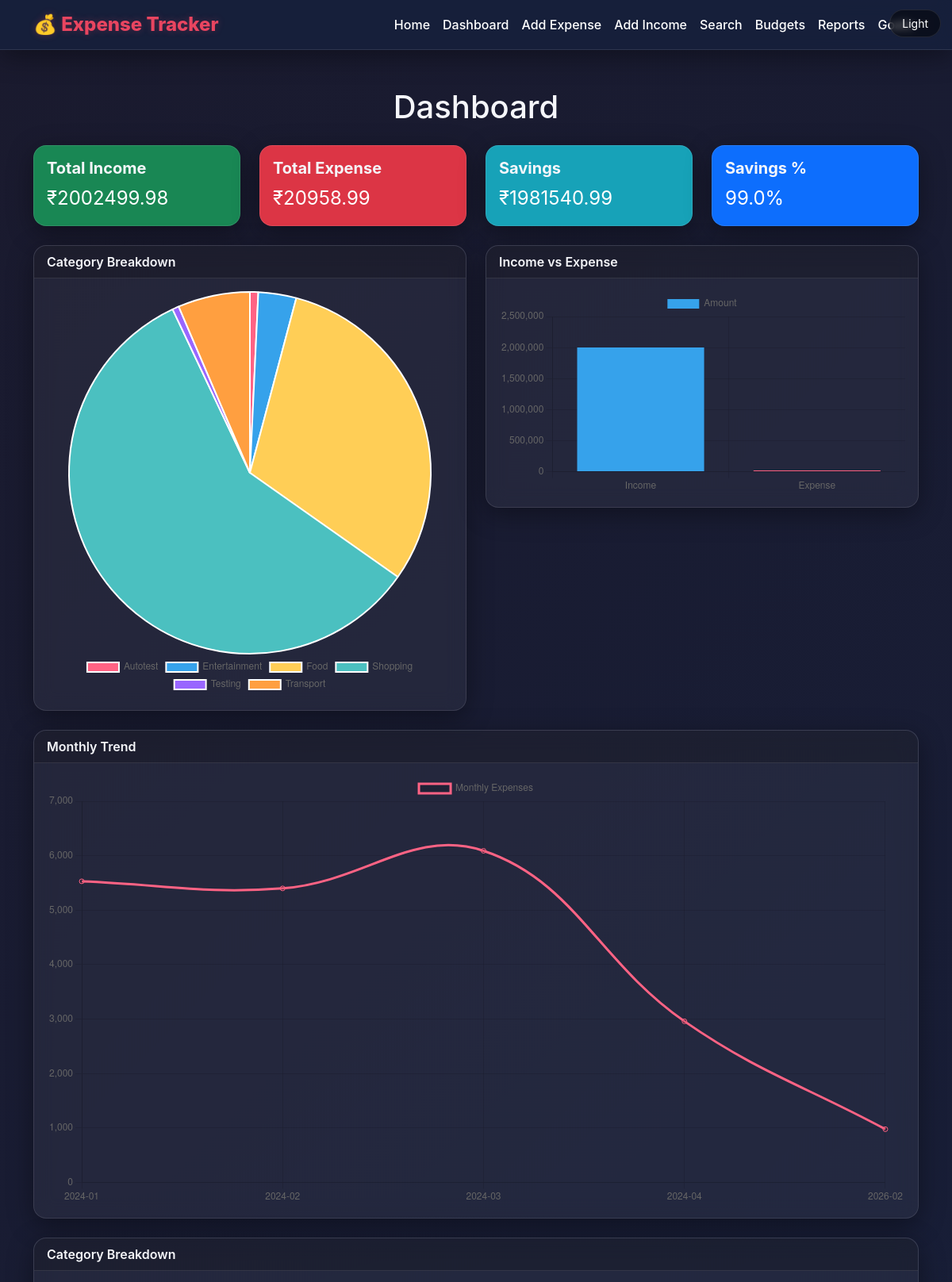
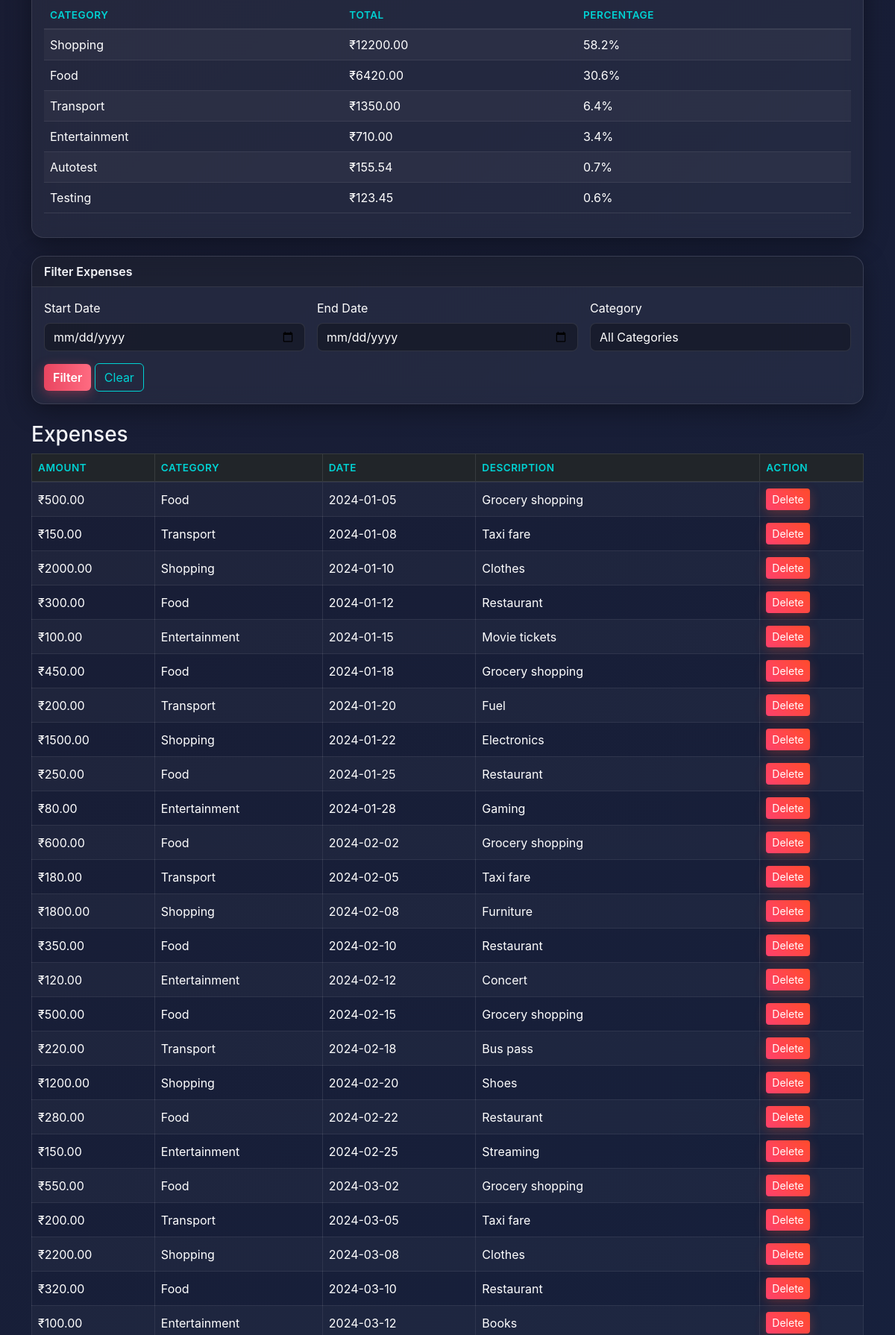
The page / (upper part) on the database its author committed (2 pictures, top to bottom).
### tables this page shows
CREATE TABLE expenses (
    id INTEGER PRIMARY KEY AUTOINCREMENT,
    amount REAL,
    category TEXT,
    date TEXT,
    description TEXT
);

### app.py (the view)
@app.route("/")
def dashboard():
    conn = connect_db()
    cursor = conn.cursor()
    start_date = request.args.get('start_date', '')
    end_date = request.args.get('end_date', '')
    category_filter = request.args.get('category', '')
    expense_query = "SELECT * FROM expenses WHERE 1=1"
    params = []
    if start_date:
        expense_query += " AND date >= ?"
        params.append(start_date)
    if end_date:
        expense_query += " AND date <= ?"
        params.append(end_date)
    if category_filter:
        expense_query += " AND category = ?"
        params.append(category_filter)
    cursor.execute(expense_query, params)
    expenses = cursor.fetchall()
    cursor.execute("SELECT DISTINCT category FROM expenses ORDER BY category")
    categories = [row[0] for row in cursor.fetchall()]
    total_query = "SELECT SUM(amount) FROM expenses WHERE 1=1"
    if start_date or end_date or category_filter:
        cursor.execute(total_query + (" AND date >= ?" if start_date else "") + (" AND date <= ?" if end_date else "") + (" AND category = ?" if category_filter else ""), params)
    else:
        cursor.execute("SELECT SUM(amount) FROM expenses")
    total_expense = cursor.fetchone()[0] or 0
    cursor.execute("SELECT SUM(amount) FROM income")
    total_income = cursor.fetchone()[0] or 0
    cursor.execute("SELECT category, SUM(amount) as total FROM expenses GROUP BY category ORDER BY total DESC")
    category_breakdown = cursor.fetchall()
    savings = total_income - total_expense
    conn.close()
    return render_template(
        "dashboard.html",
        expenses=expenses,
        total_expense=total_expense,
        total_income=total_income,
        savings=savings,
        categories=categories,
        category_breakdown=category_breakdown,
        start_date=start_date,
        end_date=end_date
    )

### app.py (called while the page is built)
def connect_db():
    conn = sqlite3.connect("database.db", timeout=5)
    conn.row_factory = sqlite3.Row
    return conn

### templates/dashboard.html (shortened to what this page needs)
<!DOCTYPE html>
<html>
<head>
    <link href="https://cdn.jsdelivr.net/npm/bootstrap@5.3.0/dist/css/bootstrap.min.css" rel="stylesheet">
    <link rel="stylesheet" href="{{ url_for('static', filename='css/dark.css') }}">
</head>
<body>
    <nav class="navbar navbar-expand-lg navbar-dark bg-dark">
        <div class="container">
            <a class="navbar-brand" href="/">💰 Expense Tracker</a>
            <div class="collapse navbar-collapse" id="navbarNav">
                <ul class="navbar-nav ms-auto">
                    <li class="nav-item"><a class="nav-link" href="/home">Home</a></li>
                    <li class="nav-item"><a class="nav-link" href="/">Dashboard</a></li>
                    <li class="nav-item"><a class="nav-link" href="/add_expense">Add Expense</a></li>
                    <li class="nav-item"><a class="nav-link" href="/add_income">Add Income</a></li>
                    <li class="nav-item"><a class="nav-link" href="/search">Search</a></li>
                    <li class="nav-item"><a class="nav-link" href="/budgets">Budgets</a></li>
                    <li class="nav-item"><a class="nav-link" href="/reports">Reports</a></li>
                    <li class="nav-item"><a class="nav-link" href="/savings_goals">Goals</a></li>
                </ul>
            </div>
        </div>
    </nav>
    <div class="container mt-5">
        <h1 class="text-center mb-4">Dashboard</h1>
        <div class="row mb-4">
            <div class="col-md-3">
                <div class="card text-white bg-success">
                    <div class="card-body">
                        <h5 class="card-title">Total Income</h5>
                        <p class="card-text fs-4">₹{{ "%.2f"|format(total_income) }}</p>
                    </div>
                </div>
            </div>
            <div class="col-md-3">
                <div class="card text-white bg-danger">
                    <div class="card-body">
                        <h5 class="card-title">Total Expense</h5>
                        <p class="card-text fs-4">₹{{ "%.2f"|format(total_expense) }}</p>
                    </div>
                </div>
            </div>
            <div class="col-md-3">
                <div class="card text-white" style="background-color: #17a2b8;">
                    <div class="card-body">
                        <h5 class="card-title">Savings</h5>
                        <p class="card-text fs-4">₹{{ "%.2f"|format(savings) }}</p>
                    </div>
                </div>
            </div>
            <div class="col-md-3">
                <div class="card text-white bg-primary">
                    <div class="card-body">
                        <h5 class="card-title">Savings %</h5>
                        <p class="card-text fs-4">{{ "%.1f"|format((savings/total_income*100) if total_income > 0 else
                            0) }}%</p>
                    </div>
                </div>
            </div>
        </div>
        <div class="row mb-4">
            <div class="col-md-6">
                <div class="card">
                    <div class="card-header">Category Breakdown</div>
                    <div class="card-body">
                        <canvas id="categoryChart"></canvas>
                    </div>
                </div>
            </div>
            <div class="col-md-6">
                <div class="card">
                    <div class="card-header">Income vs Expense</div>
                    <div class="card-body">
                        <canvas id="incomeExpenseChart"></canvas>
                    </div>
                </div>
            </div>
        </div>
        <div class="row mb-4">
            <div class="col-md-12">
                <div class="card">
                    <div class="card-header">Monthly Trend</div>
                    <div class="card-body">
                        <canvas id="trendChart"></canvas>
                    </div>
                </div>
            </div>
        </div>
        <div class="row mb-4">
            <div class="col-md-12">
                <div class="card">
                    <div class="card-header">Category Breakdown</div>
                    <div class="card-body">
                        <table class="table table-striped">
                            <thead>
                                <tr>
                                    <th>Category</th>
                                    <th>Total</th>
                                    <th>Percentage</th>
                                </tr>
                            </thead>
                            <tbody>
                                {% for category in category_breakdown %}
                                <tr>
                                    <td>{{ category[0] }}</td>
                                    <td>₹{{ "%.2f"|format(category[1]) }}</td>
                                    <td>{{ "%.1f"|format((category[1]/total_expense*100) if total_expense > 0 else 0)
                                        }}%</td>
                                </tr>
                                {% endfor %}
                            </tbody>
                        </table>
                    </div>
                </div>
            </div>
        </div>
        <div class="row mb-4">
            <div class="col-md-12">
                <div class="card">
                    <div class="card-header">Filter Expenses</div>
                    <div class="card-body">
                        <form method="GET" class="row g-3">
                            <div class="col-md-4">
                                <label class="form-label">Start Date</label>
                                <input type="date" name="start_date" class="form-control" value="{{ start_date }}">
                            </div>
                            <div class="col-md-4">
                                <label class="form-label">End Date</label>
                                <input type="date" name="end_date" class="form-control" value="{{ end_date }}">
                            </div>
                            <div class="col-md-4">
                                <label class="form-label">Category</label>
                                <select name="category" class="form-select">
                                    <option value="">All Categories</option>
                                </select>
                            </div>
                            <div class="col-md-12">
                                <button type="submit" class="btn btn-primary">Filter</button>
                                <a href="/" class="btn btn-secondary">Clear</a>
                            </div>
                        </form>
                    </div>
                </div>
            </div>
        </div>
        <h3 class="mt-4">Expenses</h3>
        <div class="table-responsive">
            <table class="table table-striped table-bordered">
                <thead class="table-dark">
                    <tr>
                        <th>Amount</th>
                        <th>Category</th>
                        <th>Date</th>
                        <th>Description</th>
                        <th>Action</th>
                    </tr>
                </thead>
                <tbody>
                    {% for expense in expenses %}
                    <tr>
                        <td>₹{{ "%.2f"|format(expense[1]) }}</td>
                        <td>{{ expense[2] }}</td>
                        <td>{{ expense[3] }}</td>
                        <td>{{ expense[4] }}</td>
                        <td>
                            <form method="POST" action="/delete_expense/{{ expense[0] }}" style="display:inline;">
                                <button type="submit" class="btn btn-sm btn-danger"
                                    onclick="return confirm('Delete?')">Delete</button>
                            </form>
                        </td>
                    </tr>
                    {% endfor %}
                </tbody>
            </table>
        </div>
    </div>
    <script>
        // Fetch chart data
        fetch('/api/chart_data')
            .then(response => response.json())
            .then(data => {
                // Category Pie Chart
                new Chart(document.getElementById('categoryChart'), {
                    type: 'pie',
                    data: {
                        labels: data.categories,
                        datasets: [{
                            data: data.category_amounts,
                            backgroundColor: ['#FF6384', '#36A2EB', '#FFCE56', '#4BC0C0', '#9966FF', '#FF9F40']
                        }]
                    },
                    options: {
                        responsive: true,
                        plugins: {
                            legend: { position: 'bottom' }
                        }
                    }
                });
                // Income vs Expense Bar Chart
                new Chart(document.getElementById('incomeExpenseChart'), {
                    type: 'bar',
                    data: {
                        labels: ['Income', 'Expense'],
                        datasets: [{
                            label: 'Amount',
                            data: [data.income, data.expense],
                            backgroundColor: ['#36A2EB', '#FF6384']
                        }]
                    },
                    options: {
                        responsive: true,
                        scales: {
                            y: { beginAtZero: true }
                        }
                    }
                });
                // Monthly Trend Line Chart
                new Chart(document.getElementById('trendChart'), {
                    type: 'line',
                    data: {
                        labels: data.months,
                        datasets: [{
                            label: 'Monthly Expenses',
                            data: data.monthly_amounts,
                            borderColor: '#FF6384',
                            tension: 0.4,
                            fill: false
                        }]
                    },
                    options: {
                        responsive: true,
                        scales: {
                            y: { beginAtZero: true }
                        }
                    }
                });
            });
    </script>
</body>
</html>

### static/css/dark.css (style rules this page uses)
:root { --bg-gradient: linear-gradient(135deg, #1a1a2e 0%, #16213e 100%); --panel: rgba(255, 255, 255, 0.05); --panel-border: rgba(255, 255, 255, 0.1); --muted: #a5b1c2; --text: #ffffff; --heading: #f5f6fa; --accent: #e94560; --accent-hover: #ff6b81; --secondary: #0f3460; --info: #00d2d3; --success: #2ecc71; --warning: #f1c40f; --danger: #ff6b6b; --shadow: 0 8px 32px 0 rgba(0, 0, 0, 0.37); }
html, body { height: 100%; }
body { margin: 0; background: var(--bg-gradient); background-attachment: fixed; color: var(--text); font-family: 'Inter', system-ui, -apple-system, sans-serif; }
* { color: inherit; }
h1, h2, h3, h4, h5, h6, .h1, .h2, .h3, .h4, .h5, .h6 { color: var(--heading) !important; }
p, span, div, li, td, th, label, input, select, textarea, button { color: var(--text); }
.card { background: var(--panel); backdrop-filter: blur(12px); -webkit-backdrop-filter: blur(12px); border: 1px solid var(--panel-border); box-shadow: var(--shadow); color: var(--text) !important; border-radius: 16px; transition: transform 0.2s ease, box-shadow 0.2s ease; }
.card-header { background: rgba(0, 0, 0, 0.2); border-bottom: 1px solid var(--panel-border); color: var(--heading); font-weight: 600; border-top-left-radius: 16px !important; border-top-right-radius: 16px !important; }
.card-title { color: var(--heading); font-weight: 700; }
.navbar { background: rgba(22, 33, 62, 0.8) !important; backdrop-filter: blur(10px); border-bottom: 1px solid var(--panel-border); box-shadow: var(--shadow); }
.navbar-brand { font-weight: 800; color: var(--accent) !important; font-size: 1.5rem; text-shadow: 0 0 10px rgba(233, 69, 96, 0.3); }
.nav-link { color: var(--text) !important; font-weight: 500; transition: color 0.2s; }
.btn-primary { background: linear-gradient(90deg, var(--accent), #ff6b81); border: none; color: white; font-weight: 600; box-shadow: 0 4px 15px rgba(233, 69, 96, 0.4); }
.btn-secondary { background: transparent; border: 1px solid var(--info); color: var(--info); }
.btn-danger { background: linear-gradient(45deg, #ff416c, #ff4b2b); border: none; box-shadow: 0 4px 15px rgba(255, 75, 43, 0.3); }
.table { color: var(--text) !important; --bs-table-bg: transparent; --bs-table-striped-bg: rgba(255, 255, 255, 0.03); border-color: var(--panel-border); }
.table thead th { color: var(--info) !important; border-bottom: 2px solid var(--panel-border); font-weight: 600; text-transform: uppercase; letter-spacing: 0.5px; font-size: 0.85rem; }
.table td, .table th, .table tr { color: var(--text) !important; border-bottom: 1px solid var(--panel-border); vertical-align: middle; }
.form-control, .form-select { background: rgba(0, 0, 0, 0.3); border: 1px solid var(--panel-border); color: var(--text); border-radius: 8px; }
a { color: var(--info); text-decoration: none; }
h1, h2, h3, h4, h5, h6 { color: var(--heading); }

### rows shown on the page
expenses: category "Testing", amount "123.45", value "0.6"
expenses: amount "500.00", category "Food", date "2024-01-05", description "Grocery shopping"
expenses: amount "150.00", category "Transport", date "2024-01-08", description "Taxi fare"
expenses: amount "2000.00", category "Shopping", date "2024-01-10", description "Clothes"
expenses: amount "300.00", category "Food", date "2024-01-12", description "Restaurant"
expenses: amount "100.00", category "Entertainment", date "2024-01-15", description "Movie tickets"
expenses: amount "450.00", category "Food", date "2024-01-18", description "Grocery shopping"
expenses: amount "200.00", category "Transport", date "2024-01-20", description "Fuel"
expenses: amount "1500.00", category "Shopping", date "2024-01-22", description "Electronics"
expenses: amount "250.00", category "Food", date "2024-01-25", description "Restaurant"
expenses: amount "80.00", category "Entertainment", date "2024-01-28", description "Gaming"
expenses: amount "600.00", category "Food", date "2024-02-02", description "Grocery shopping"
expenses: amount "180.00", category "Transport", date "2024-02-05", description "Taxi fare"
expenses: amount "1800.00", category "Shopping", date "2024-02-08", description "Furniture"
expenses: amount "350.00", category "Food", date "2024-02-10", description "Restaurant"
expenses: amount "120.00", category "Entertainment", date "2024-02-12", description "Concert"
expenses: amount "500.00", category "Food", date "2024-02-15", description "Grocery shopping"
expenses: amount "220.00", category "Transport", date "2024-02-18", description "Bus pass"
expenses: amount "1200.00", category "Shopping", date "2024-02-20", description "Shoes"
expenses: amount "280.00", category "Food", date "2024-02-22", description "Restaurant"
expenses: amount "150.00", category "Entertainment", date "2024-02-25", description "Streaming"
expenses: amount "550.00", category "Food", date "2024-03-02", description "Grocery shopping"
expenses: amount "200.00", category "Transport", date "2024-03-05", description "Taxi fare"
expenses: amount "2200.00", category "Shopping", date "2024-03-08", description "Clothes"
expenses: amount "320.00", category "Food", date "2024-03-10", description "Restaurant"
expenses: amount "100.00", category "Entertainment", date "2024-03-12", description "Books"

### other values the page prints
{{ "%.2f"|format(total_income) }} "2002499.98"
{{ "%.2f"|format(total_expense) }} "20958.99"
{{ "%.2f"|format(savings) }} "1981540.99"
{{ category[0] }} "Shopping" "Food" "Transport" "Entertainment" "Autotest"
{{ "%.2f"|format(category[1]) }} "12200.00" "6420.00" "1350.00" "710.00" "155.54"
